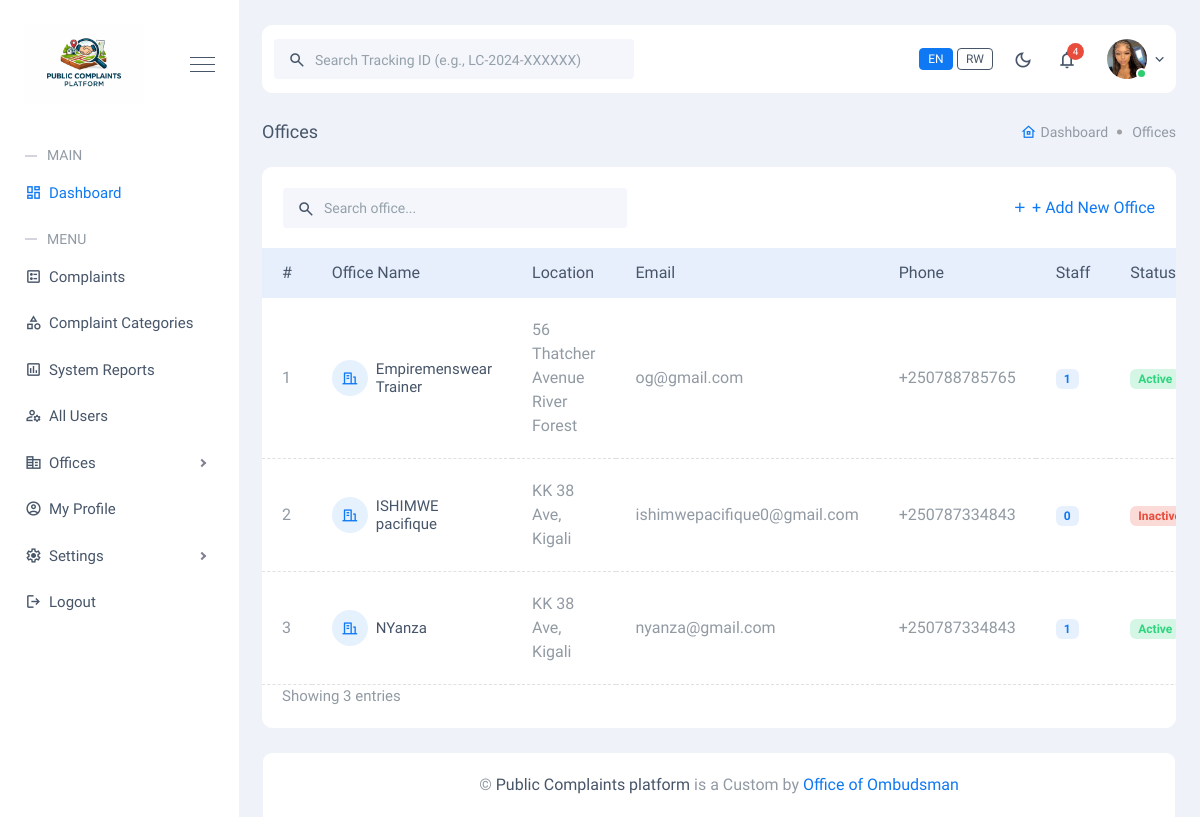
Page /administrator/offices/ (signed in) on the earlier database version.
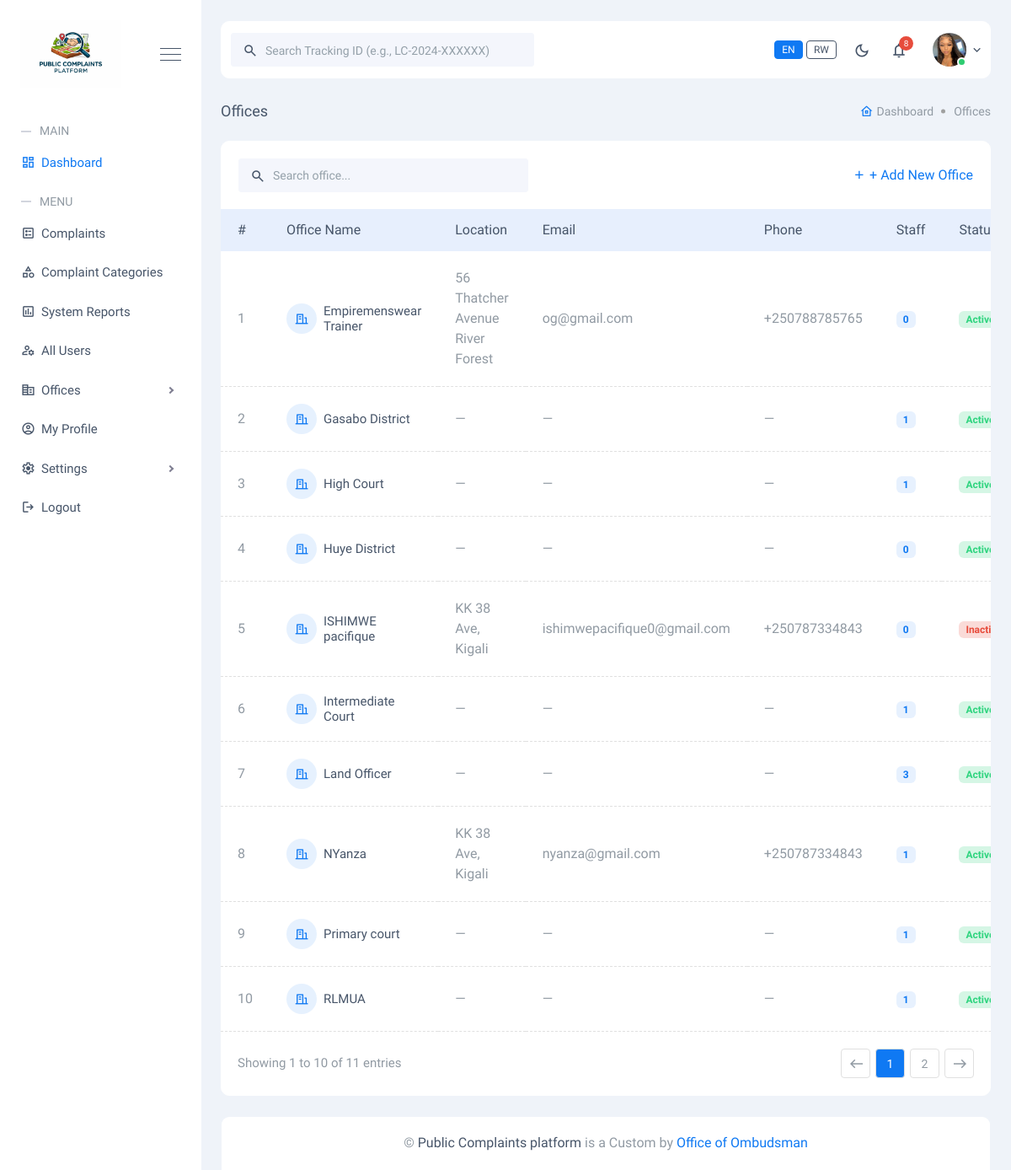
Same page on the later database version.
### accounts/models.py (models this page shows, shortened)
class User(AbstractUser):
    CITIZEN = 'citizen'
    OFFICE = 'office'
    ADMINISTRATOR = 'administrator'
    USER_TYPE_CHOICES = (
        (CITIZEN, 'Citizen'),
        (OFFICE, 'Office'),
        (ADMINISTRATOR, 'Administrator'),
    )
    GENDER_CHOICES = (
        ('male', 'Male'),
        ('female', 'Female'),
        ('other', 'Other'),
    )
    full_name = models.CharField(max_length=255)
    phone_number = models.CharField(max_length=15, unique=True)
    national_id = models.CharField(max_length=20, blank=True, null=True)
    user_type = models.CharField(max_length=20, choices=USER_TYPE_CHOICES, default=CITIZEN)
    gender = models.CharField(max_length=10, choices=GENDER_CHOICES, null=True, blank=True)
    province = models.ForeignKey(Province, on_delete=models.SET_NULL, null=True, blank=True)
    district = models.ForeignKey(District, on_delete=models.SET_NULL, null=True, blank=True)
    sector = models.ForeignKey(Sector, on_delete=models.SET_NULL, null=True, blank=True)
    village = models.ForeignKey(Village, on_delete=models.SET_NULL, null=True, blank=True)
    local_address = models.CharField(max_length=255, blank=True, null=True)
    profile_picture = models.ImageField(upload_to='profile_pics/', blank=True, null=True)
    office = models.ForeignKey(
        'administrator.Office',
        on_delete=models.SET_NULL,
        null=True, blank=True,
        related_name='staff_users',
        help_text='Applicable for office-type users only'
    )
    REQUIRED_FIELDS = ['phone_number', 'full_name']
    @property
    def is_administrator(self):
        return self.user_type == self.ADMINISTRATOR

### administrator/models.py (models this page shows, shortened)
class Office(models.Model):
    name = models.CharField(max_length=200)
    description = models.TextField(blank=True)
    location = models.CharField(max_length=300, blank=True, help_text="Physical address / district")
    email = models.EmailField(blank=True)
    phone = models.CharField(max_length=30, blank=True)
    is_active = models.BooleanField(default=True)
    created_at = models.DateTimeField(auto_now_add=True)
    updated_at = models.DateTimeField(auto_now=True)
    class Meta:
        ordering = ['name']

### administrator/views.py (the view)
# urls.py: path('administrator/offices/', views.office_list, name='office_list'),
@login_required
@administrator_required
def office_list(request):
    from django.core.paginator import Paginator
    q = request.GET.get('q', '').strip()
    offices_qs = Office.objects.all()
    if q:
        offices_qs = offices_qs.filter(name__icontains=q) | offices_qs.filter(location__icontains=q)
    paginator = Paginator(offices_qs, 10)
    page = request.GET.get('page', 1)
    offices = paginator.get_page(page)
    return render(request, 'offices/office_list.html', {'offices': offices})

### administrator/templates/offices/office_list.html (shortened to what this page needs)
{% extends 'base.html' %}
{% load static %}
{% block content %}
<div class="main-content-container overflow-hidden">
    <div class="d-flex justify-content-between align-items-center flex-wrap gap-2 mb-4 mt-1">
        <h3 class="mb-0" data-en="Offices" data-rw="Ibiro">Offices</h3>
        <nav aria-label="breadcrumb">
            <ol class="breadcrumb align-items-center mb-0 lh-1">
                <li class="breadcrumb-item">
                    <a class="d-flex align-items-center text-decoration-none" href="{% url 'admin_dashboard' %}">
                        <i class="ri-home-8-line fs-15 text-primary me-1"></i>
                        <span class="text-body fs-14" data-en="Dashboard" data-rw="Ikibaho">Dashboard</span>
                    </a>
                </li>
                <li class="breadcrumb-item active" data-en="Offices" data-rw="Ibiro">Offices</li>
            </ol>
        </nav>
    </div>
    <div class="card bg-white rounded-10 border border-white mb-4">
        <div class="d-flex justify-content-between align-items-center flex-wrap gap-3 p-20">
            <form class="table-src-form position-relative m-0" method="GET">
                <input class="form-control w-344" id="officeSearch" name="q" placeholder="Search office..." type="text"
                    value="{{ request.GET.q }}" />
                <div class="src-btn position-absolute top-50 start-0 translate-middle-y bg-transparent p-0 border-0">
                    <span class="material-symbols-outlined">search</span>
                </div>
            </form>
            <a href="{% url 'office_create' %}" class="text-decoration-none fs-16 text-primary fw-medium">
                <i class="ri-add-line"></i>
                <span data-en="+ Add New Office" data-rw="+ Ongeraho Ibiro">+ Add New Office</span>
            </a>
        </div>
        <div class="default-table-area mx-minus-1 style-two">
            <div class="table-responsive">
                <table class="table align-middle">
                    <thead>
                        <tr>
                            <th class="fw-medium" scope="col" data-en="#" data-rw="#">#</th>
                            <th class="fw-medium" scope="col" data-en="Office Name" data-rw="Izina ry'Ibiro">Office Name
                            </th>
                            <th class="fw-medium" scope="col" data-en="Location" data-rw="Ahantu">Location</th>
                            <th class="fw-medium" scope="col" data-en="Email" data-rw="Imeyili">Email</th>
                            <th class="fw-medium" scope="col" data-en="Phone" data-rw="Telefoni">Phone</th>
                            <th class="fw-medium" scope="col" data-en="Staff" data-rw="Abakozi">Staff</th>
                            <th class="fw-medium" scope="col" data-en="Status" data-rw="Imiterere">Status</th>
                        </tr>
                    </thead>
                    <tbody class="style-two">
                        {% for office in offices %}
                        <tr>
                            <td class="text-body">{{ forloop.counter }}</td>
                            <td>
                                <div class="d-flex align-items-center">
                                    <div class="bg-primary bg-opacity-10 rounded-circle d-inline-flex align-items-center justify-content-center flex-shrink-0"
                                        style="width: 36px; height: 36px;">
                                        <i class="ri-building-line text-primary fs-16"></i>
                                    </div>
                                    <div class="flex-grow-1 ms-2">
                                        <h3 class="fw-medium mb-0 fs-15">{{ office.name }}</h3>
                                    </div>
                                </div>
                            </td>
                            <td class="text-body">{{ office.location|default:"—" }}</td>
                            <td class="text-body">{{ office.email|default:"—" }}</td>
                            <td class="text-body">{{ office.phone|default:"—" }}</td>
                            <td class="text-body">
                                <a href="{% url 'office_user_list' %}?type=office&office_id={{ office.id }}" class="text-decoration-none">
                                    <span class="badge bg-primary bg-opacity-10 text-primary px-2 py-1">
                                        {{ office.staff_users.count }}
                                    </span>
                                </a>
                            </td>
                            <td>
                                {% if office.is_active %}
                                <span class="badge bg-success-subtle text-success px-2 py-1" data-en="Active"
                                    data-rw="Irakora">Active</span>
                                {% else %}
                                <span class="badge bg-danger-subtle text-danger px-2 py-1" data-en="Inactive"
                                    data-rw="Itirakora">Inactive</span>
                                {% endif %}
                            </td>
                        </tr>
                        {% endfor %}
                    </tbody>
                </table>
            </div>
            {% if offices.has_other_pages %}
            <div
                class="d-flex justify-content-center justify-content-sm-between align-items-center text-center flex-wrap gap-2 showing-wrap p-20">
                <span class="fs-15">
                    Showing {{ offices.start_index }} to {{ offices.end_index }} of {{ offices.paginator.count }}
                    entries
                </span>
                <nav aria-label="Offices pagination" class="custom-pagination">
                    <ul class="pagination mb-0 justify-content-center">
                        <li class="page-item {% if not offices.has_previous %}disabled{% endif %}">
                            <a class="page-link icon"
                                href="?page={% if offices.has_previous %}{{ offices.previous_page_number }}{% else %}1{% endif %}{% if request.GET.q %}&q={{ request.GET.q }}{% endif %}">
                                <i class="material-symbols-outlined">west</i>
                            </a>
                        </li>
                        {% for num in offices.paginator.page_range %}
                        <li class="page-item">
                            <a class="page-link {% if offices.number == num %}active{% endif %}"
                                href="?page={{ num }}{% if request.GET.q %}&q={{ request.GET.q }}{% endif %}">
                                {{ num }}
                            </a>
                        </li>
                        {% endfor %}
                        <li class="page-item {% if not offices.has_next %}disabled{% endif %}">
                            <a class="page-link icon"
                                href="?page={% if offices.has_next %}{{ offices.next_page_number }}{% else %}{{ offices.paginator.num_pages }}{% endif %}{% if request.GET.q %}&q={{ request.GET.q }}{% endif %}">
                                <i class="material-symbols-outlined">east</i>
                            </a>
                        </li>
                    </ul>
                </nav>
            </div>
            {% else %}
            <div class="p-20 pt-0">
                <span class="fs-15 text-body">
                    Showing {{ offices|length }} entr{{ offices|length|pluralize:"y,ies" }}
                </span>
            </div>
            {% endif %}
        </div>
    </div>
</div>
{% endblock %}

### templates/header.html (shortened to what this page needs)
{% load static %}
<header class="header-area bg-white mb-4 rounded-10 border border-white" id="header-area">
    <div class="row align-items-center">
        <div class="col-md-6">
            <div class="left-header-content">
                <ul
                    class="d-flex align-items-center ps-0 mb-0 list-unstyled justify-content-center justify-content-md-start">
                    <li>
                        <form class="src-form position-relative" method="GET" action="{% url 'complaint_track' %}">
                            <input class="form-control" name="tracking_number"
                                placeholder="Search Tracking ID (e.g., LC-2024-XXXXXX)" type="text" />
                            <div
                                class="src-btn position-absolute top-50 start-0 translate-middle-y bg-transparent p-0 border-0">
                                <span class="material-symbols-outlined">
                                </span>
                            </div>
                        </form>
                    </li>
                </ul>
            </div>
        </div>
        <div class="col-md-6">
            <div class="right-header-content mt-3 mt-md-0">
                <ul
                    class="d-flex align-items-center justify-content-center justify-content-md-end ps-0 mb-0 list-unstyled">
                    <li class="header-right-item language-item">
                        <div class="d-flex align-items-center gap-1">
                            <button id="lang-en" onclick="setLanguage('en')"
                                class="btn btn-sm btn-primary px-2 py-1 fw-medium"
                                style="font-size:12px; min-width:34px;">EN</button>
                            <button id="lang-rw" onclick="setLanguage('rw')"
                                class="btn btn-sm btn-outline-secondary px-2 py-1 fw-medium"
                                style="font-size:12px; min-width:34px;">RW</button>
                        </div>
                    </li>
                    <li class="header-right-item light-dark-item">
                        <div class="light-dark">
                            <button class="switch-toggle dark-btn p-0 bg-transparent lh-0 border-0" id="switch-toggle">
                                <span class="dark">
                                    <i class="material-symbols-outlined">
                                    </i>
                                </span>
                            </button>
                        </div>
                    </li>
                    <li class="header-right-item">
                        <div class="dropdown notifications noti">
                            <button aria-expanded="false" class="btn btn-secondary border-0 p-0 position-relative"
                                data-bs-toggle="dropdown" type="button">
                                <span class="material-symbols-outlined">
                                </span>
                                {% if unread_notifications_count > 0 %}
                                <span class="count bg-danger">{{ unread_notifications_count }}</span>
                                {% endif %}
                            </button>
                        </div>
                    </li>
                    <li class="header-right-item">
                        <div class="dropdown admin-profile">
                            <div class="d-xxl-flex align-items-center bg-transparent border-0 text-start p-0 cursor dropdown-toggle"
                                data-bs-toggle="dropdown">
                                <div class="flex-shrink-0 position-relative">
                                    {% if request.user.is_authenticated and request.user.profile_picture %}
                                    <img alt="admin" class="rounded-circle admin-img-width-for-mobile"
                                        src="{{ request.user.profile_picture.url }}"
                                        style="width: 40px; height: 40px;" />
                                    {% else %}
                                    <img alt="admin" class="rounded-circle admin-img-width-for-mobile"
                                        src="{% static 'assets/images/admin.png' %}"
                                        style="width: 40px; height: 40px;" />
                                    {% endif %}
                                    <span
                                        class="d-block bg-success-60 border border-2 border-white rounded-circle position-absolute end-0 bottom-0"
                                        style="width: 11px; height: 11px;">
                                    </span>
                                </div>
                            </div>
                        </div>
                    </li>
                </ul>
            </div>
        </div>
    </div>
</header>

Differences in the rows shown:
computed for Office "56 Thatcher Avenue River Forest": staff_users.count "1" → "0"
added Office: name "Gasabo District", location "—", email "—", phone "—", staff_users.count "1", is_active "Active"
added Office: name "High Court", location "—", email "—", phone "—", staff_users.count "1", is_active "Active"
added Office: name "Huye District", location "—", email "—", phone "—", staff_users.count "0", is_active "Active"
added Office: name "Intermediate Court", location "—", email "—", phone "—", staff_users.count "1", is_active "Active"
added Office: name "Land Officer", location "—", email "—", phone "—", staff_users.count "3", is_active "Active"
added Office: name "Primary court", location "—", email "—", phone "—", staff_users.count "1", is_active "Active"
added Office: name "RLMUA", location "—", email "—", phone "—", staff_users.count "1", is_active "Active"
Other differences:
{{ unread_notifications_count }}: "4" → "8"
{{ offices.start_index }}: (not shown) → "1"
{{ offices.end_index }}: (not shown) → "10"
{{ offices.paginator.count }}: (not shown) → "11"
{{ offices|length }}: "3" → (not shown)
text no longer shown: "entr"
text now shown: "to of entries"
new list line: "1"
new list line: "2"
